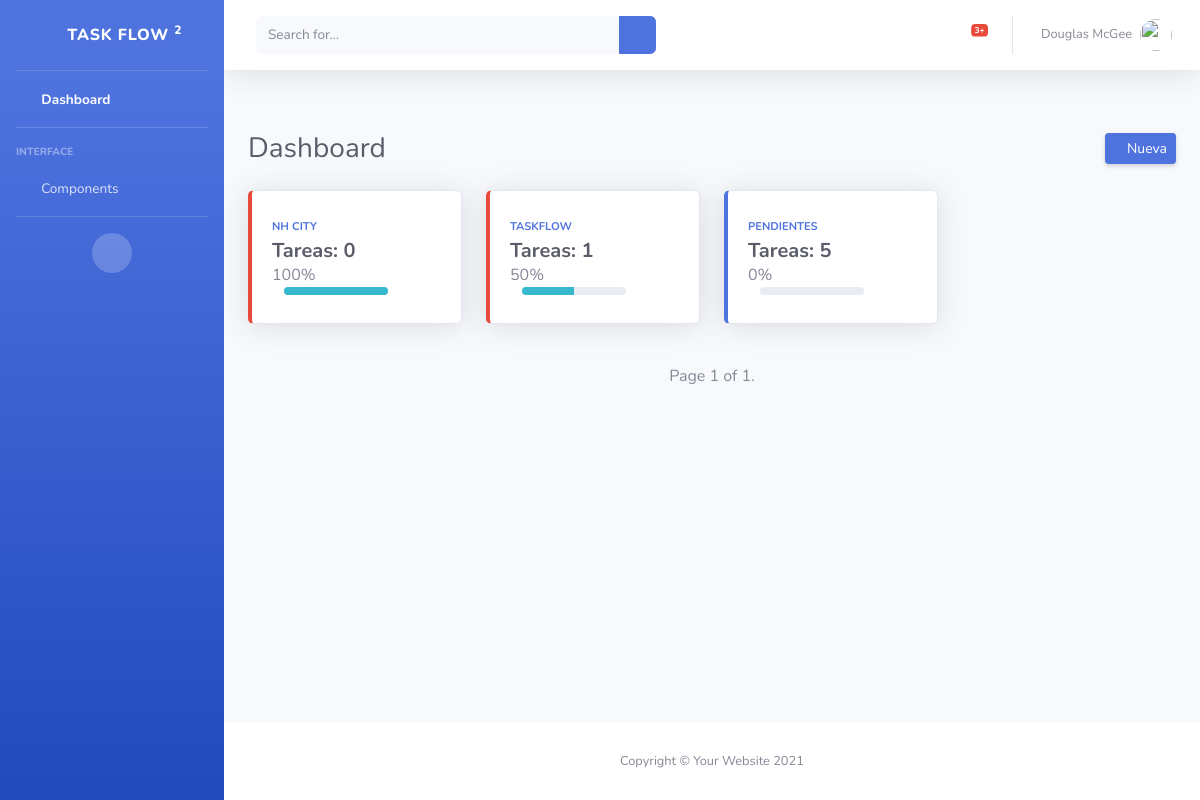
The page /task-flow/mylist/ (signed in) on the database as committed earlier.
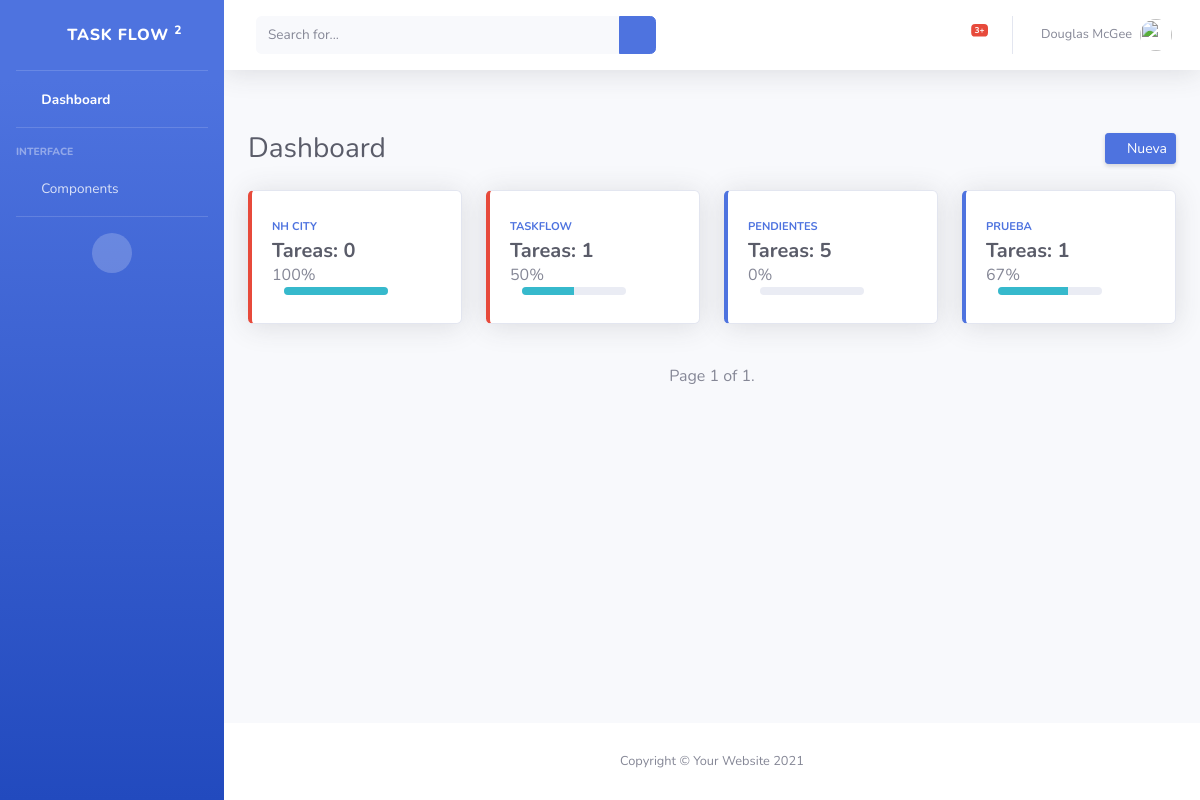
The same page on the database as committed later.
### TaskManager/models.py (models this page shows, shortened)
class TasksList(models.Model):
    task_name = models.CharField(max_length=30)
    created_at = models.DateTimeField(auto_now_add=True)
    updated_at = models.DateTimeField(auto_now=True)
    task_description = models.CharField(max_length=50, null=True)
    task_content = models.TextField(max_length=150, null=True)
    task_type = models.CharField(max_length=150, null=True, blank=True)
    status = models.IntegerField( null=True, blank=True)
    deadline = models.DateTimeField()
    open = models.BooleanField(default=True)
    owner = models.ForeignKey(User, on_delete=models.CASCADE)

### TaskManager/views.py (the view)
# urls.py: path('mylist/', TaskList.as_view(), name="TaskList"),
class TaskList(LoginRequiredMixin, ListView):
    model = TasksList
    template_name = "task_list.html"
    paginate_by = 6
    context_object_name = "prueba"
    def get_queryset(self):
        query = self.request.GET.get('q')
        queryset = super().get_queryset().filter(owner=self.request.user)
        if query:
            queryset = queryset.filter(task_name__icontains=query)
        return queryset
    def get_context_data(self, **kwargs):
        context = super().get_context_data(**kwargs)
        for task in context['prueba']:
            task.subtask_count = task.subtask_set.filter(open=True).count()
            total_subtasks = SubTask.objects.filter(sub_task_list=task).count()
            closed_subtasks = SubTask.objects.filter(sub_task_list=task, open=False).count()
            task.percentage_closed_subtasks = round((closed_subtasks / total_subtasks) * 100 if total_subtasks != 0 else 0)
            if task.deadline:
                time_difference = task.deadline - timezone.now()
                task.time_difference = round(time_difference.total_seconds())
                task.time_difference_format = time_difference
        return context

### TaskManager/templates/task_list.html (shortened to what this page needs)
{% extends 'base.html' %}
{% block pagecontent %}
<div class="container-fluid">
<a type="button" class="btn"  onclick="refreshPage()"><i class="fas fa-sharp fa-solid fa-redo "></i></a>
    <div class="d-sm-flex align-items-center justify-content-between mb-4">
        <h1 class="h3 mb-0 text-gray-800">Dashboard</h1>
        <a href="{% url  'CreateTask' %}" class="d-none d-sm-inline-block btn btn-sm btn-primary shadow-sm"><i
                class="fas fa-plus fa-sm text-white-50"></i> Nueva</a>
    </div>
    <div class="row">
        {% for task  in  prueba %}
        <div class="col-xl-3 col-md-4 mb-4">
          {% if task.deadline %}
            {% if task.time_difference > 0 %}
          <div class="card border-left-primary shadow h-100 py-2">
            {% else %}
          <div class="card border-left-danger shadow h-100 py-2">
            {% endif %}
          {% endif %}
            <div class="card-body">
              <div class="row no-gutters align-items-center">
                <div class="col mr-2">
                  <div class="text-xs font-weight-bold text-primary text-uppercase mb-1">
                      <a href="{% url  'DetailTasks' task.id %}">{{ task.task_name }}</a></div>
                  <div class="h5 mb-0 font-weight-bold text-gray-800">Tareas: {{ task.subtask_count }} </div>
                  {{ task.percentage_closed_subtasks }}%
                  <div class="col">
                    <div class="progress progress-sm mr-2">
                      <div class="progress-bar bg-info" role="progressbar" style="width: {{ task.percentage_closed_subtasks }}%" aria-valuenow="{{ task.percentage_closed_subtasks }}" aria-valuemin="0" aria-valuemax="100"></div>
                    </div>
                </div>
                  </div>
                  <div class="col-auto">
                    {% if task.task_type == 'list' %}
                    <i class="fas fa-sharp fa-solid fa-list fa-2x text-gray-300"></i>
                      {% else %}
                        <i class="fas fa-sharp fa-solid fa-hotel fa-2x text-gray-300"></i>
                        {% endif %}
                  </div>
                </div>
              </div>
            </div>
        </div>
        {% endfor %}
    </div>
    <div class="d-flex justify-content-center">
    </div>
    <div class="d-flex justify-content-center">
    <span class="current">
      Page {{ page_obj.number }} of {{ page_obj.paginator.num_pages }}.
    </span>
    </div>
  </div>
  {% endblock %}

Rows that differ between the two databases and show on the page:
added TasksList: task_name "PRUEBA", subtask_count "1", percentage_closed_subtasks "67"
